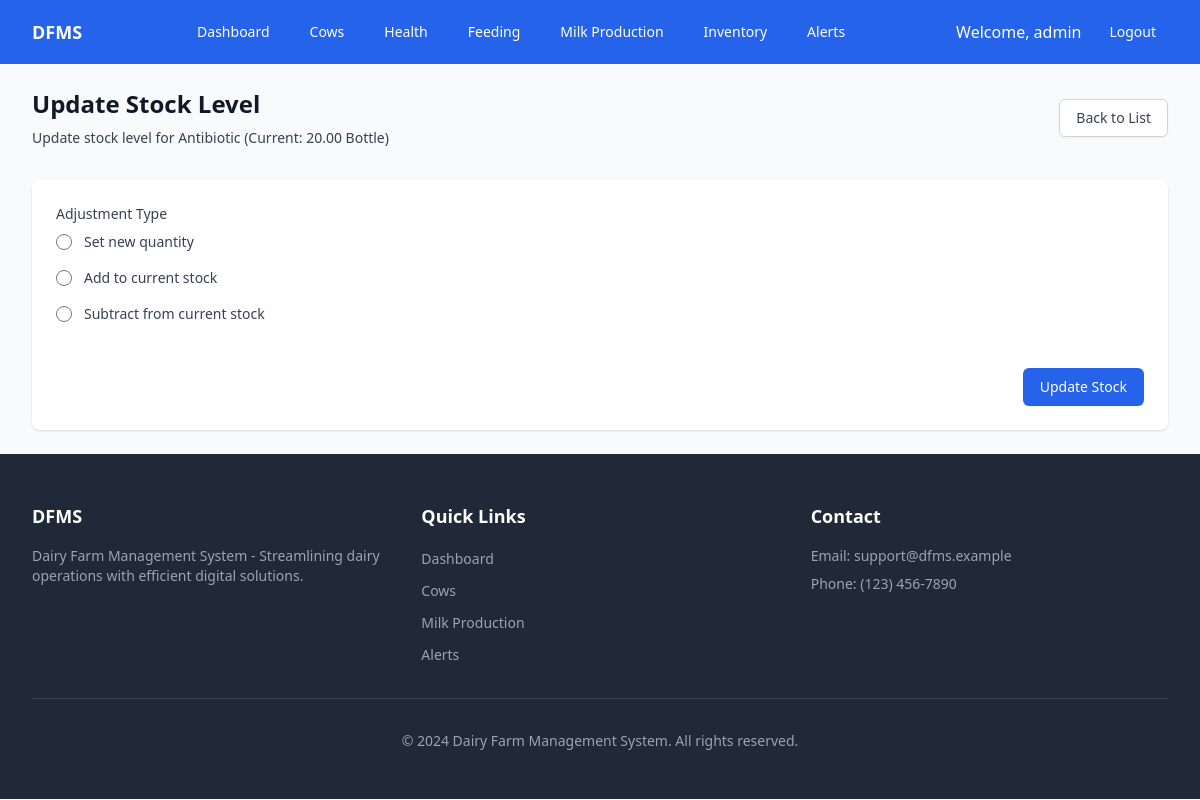
/modules/inventory/update.php?id=1 (signed in), run on the app's committed database.
### tables this page shows
CREATE TABLE inventory_levels (
    inventory_id INT AUTO_INCREMENT PRIMARY KEY,
    item_id INT NOT NULL,
    quantity DECIMAL(10,2) NOT NULL,
    FOREIGN KEY (item_id) REFERENCES inventory_items(item_id)
);

CREATE TABLE inventory_items (
    item_id INT AUTO_INCREMENT PRIMARY KEY,
    item_name VARCHAR(100) NOT NULL,
    item_type VARCHAR(50),
    unit VARCHAR(50)
);

### modules/inventory/update.php (the view, shortened to what this page needs)
<?php
$inventory_id = isset($_GET['id']) ? $_GET['id'] : null;
if ($inventory_id) {
    try {
        $conn = getDBConnection();
        $stmt = $conn->prepare("
            SELECT i.*, ii.item_name, ii.item_type, ii.unit
            FROM inventory_levels i
            JOIN inventory_items ii ON i.item_id = ii.item_id
            WHERE i.inventory_id = ?
        ");
        $stmt->execute([$inventory_id]);
        $inventory = $stmt->fetch(PDO::FETCH_ASSOC);
    } catch (PDOException $e) {
        $error_message = "Database error: " . $e->getMessage();
    }
}
require_once '../../includes/header.php';
?>
<div class="py-6">
    <div class="max-w-7xl mx-auto px-4 sm:px-6 lg:px-8">
        <div class="sm:flex sm:items-center">
            <div class="sm:flex-auto">
                <h1 class="text-2xl font-semibold text-gray-900">Update Stock Level</h1>
                <p class="mt-2 text-sm text-gray-700">
                    Update stock level for <?php echo htmlspecialchars($inventory['item_name']); ?>
                    (Current: <?php echo htmlspecialchars($inventory['quantity']); ?> <?php echo htmlspecialchars($inventory['unit']); ?>)
                </p>
            </div>
            <div class="mt-4 sm:mt-0 sm:ml-16 sm:flex-none">
                <a href="<?php echo BASE_URL; ?>modules/inventory/"
                   class="inline-flex items-center px-4 py-2 border border-gray-300 rounded-md shadow-sm text-sm font-medium text-gray-700 bg-white hover:bg-gray-50">
                    Back to List
                </a>
            </div>
        </div>
        <?php if ($inventory): ?>
            <div class="mt-8 bg-white shadow rounded-lg">
                <form method="POST" action="" class="space-y-6 p-6">
                    <div class="grid grid-cols-1 gap-y-6 gap-x-4 sm:grid-cols-2">
                        <div class="sm:col-span-2">
                            <label class="block text-sm font-medium text-gray-700">Adjustment Type</label>
                            <div class="mt-2 space-y-4">
                                <div class="flex items-center">
                                    <input type="radio" id="set" name="adjustment_type" value="set"
                                           class="focus:ring-blue-500 h-4 w-4 text-blue-600 border-gray-300"
                                           onclick="toggleAdjustmentFields('set')">
                                    <label for="set" class="ml-3 block text-sm font-medium text-gray-700">
                                        Set new quantity
                                    </label>
                                </div>
                                <div class="flex items-center">
                                    <input type="radio" id="add" name="adjustment_type" value="add"
                                           class="focus:ring-blue-500 h-4 w-4 text-blue-600 border-gray-300"
                                           onclick="toggleAdjustmentFields('add')">
                                    <label for="add" class="ml-3 block text-sm font-medium text-gray-700">
                                        Add to current stock
                                    </label>
                                </div>
                                <div class="flex items-center">
                                    <input type="radio" id="subtract" name="adjustment_type" value="subtract"
                                           class="focus:ring-blue-500 h-4 w-4 text-blue-600 border-gray-300"
                                           onclick="toggleAdjustmentFields('subtract')">
                                    <label for="subtract" class="ml-3 block text-sm font-medium text-gray-700">
                                        Subtract from current stock
                                    </label>
                                </div>
                            </div>
                        </div>
                    </div>
                    <div class="flex justify-end pt-5">
                        <button type="submit"
                            class="ml-3 inline-flex justify-center py-2 px-4 border border-transparent shadow-sm text-sm font-medium rounded-md text-white bg-blue-600 hover:bg-blue-700 focus:outline-none focus:ring-2 focus:ring-offset-2 focus:ring-blue-500">
                            Update Stock
                        </button>
                    </div>
                </form>
            </div>
        <?php endif; ?>
    </div>
</div>
<?php require_once '../../includes/footer.php'; ?>

### data on the page
inventory_levels: item.item_name "Antibiotic", quantity "20.00", item.unit "Bottle"

### other printed values
$label "Dashboard"
$label "Cows"
$label "Health"
$label "Feeding"
$label "Milk Production"
$label "Inventory"
$label "Alerts"
$_SESSION['username'] "admin"
